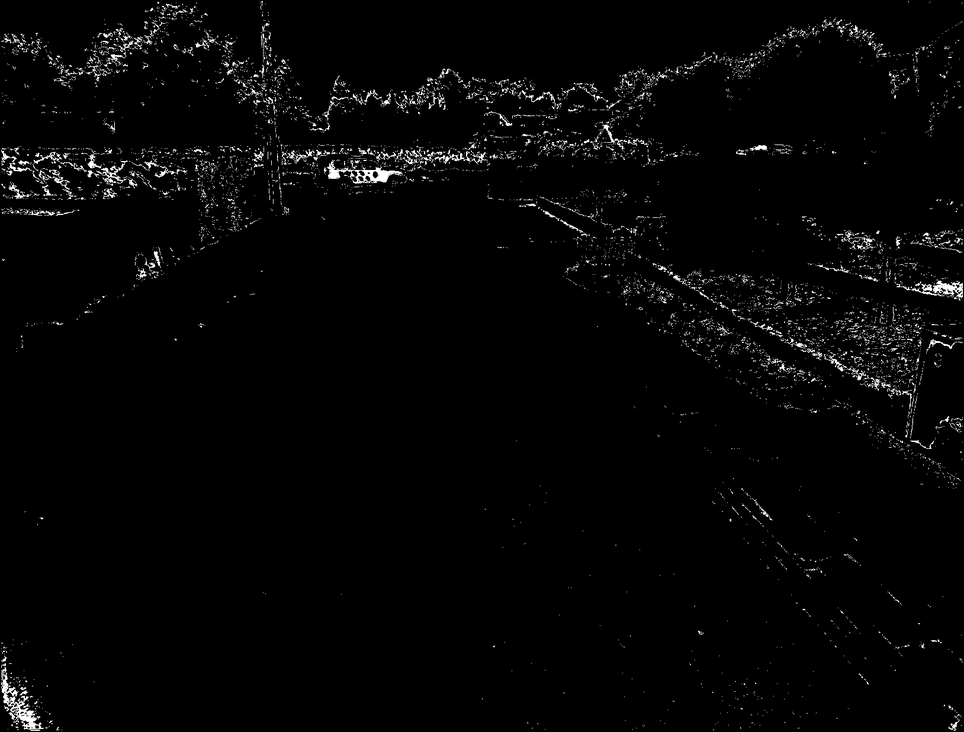
%> input picture train_split/mask/A/mask_rgb_01.001401.png, 964 x 732 px, shrunk from 1628 x 1236 before the run; its folder holds only this picture in this run
$ octave Task3.m   (GNU Octave 9; MATLAB toolbox functions it lacks are replaced by stand-ins)
%> lines starting %> are read from the running program, lines starting %| are printed output that depends on the picture
### Mejora.m
function Mejora = Mejora (struct, dirname, dirname_new)
%> called with dirname = 'test/A', dirname_new = 'test/mejora/A'

for i=1:length(struct)

Im1 = imread(fullfile([dirname],struct(i).name));
%> Im1 is the input picture: size 732x964 uint8; min 0, max 255, mean 5.3
toSplit = strsplit(struct(i).name,{'.png'});

%figure(1)
%imshow(Im1);

se1 = ones(5,5);
se2 = ones(8,8);
% Im1 = imfill(Image_mask);
% figure(2)
% imshow(Im1);

Im2 = imdilate(Im1,se1);
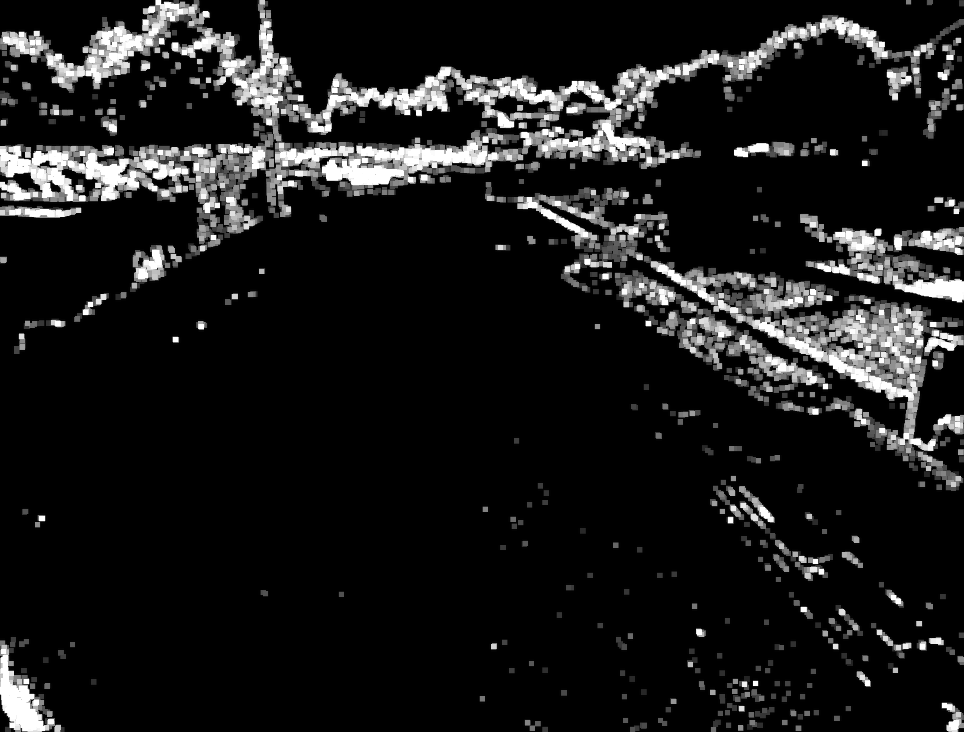
%> Im2: size 732x964 uint8; min 0, max 255, mean 26.3
%figure(2)
%imshow(Im2);

Im3 = imfill(Im2,'holes');
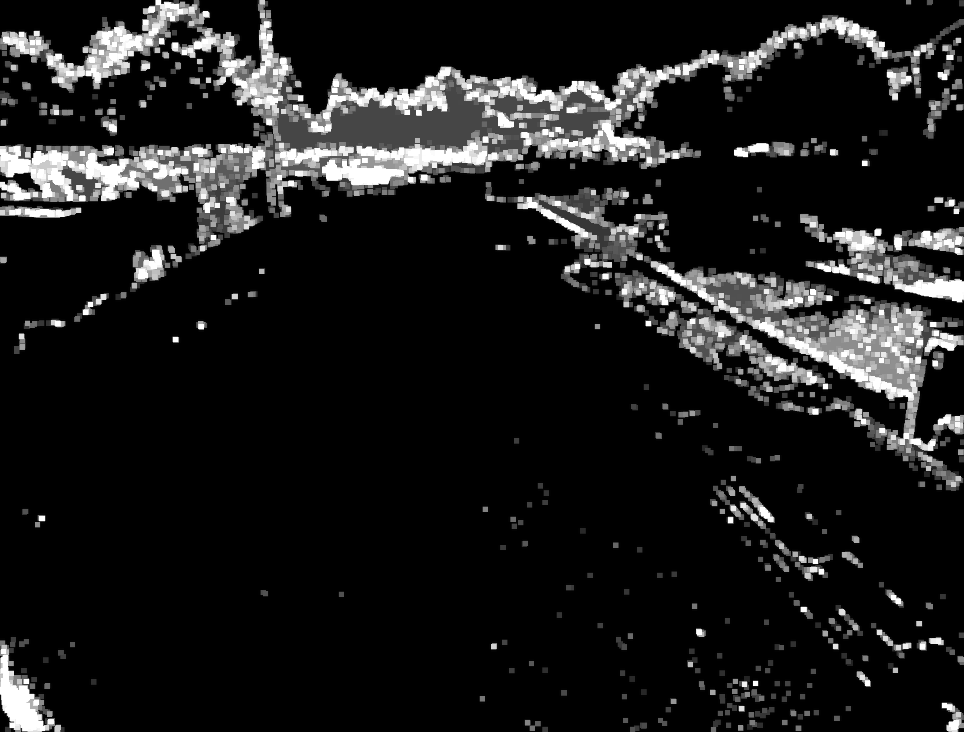
%> Im3: size 732x964 uint8; min 0, max 255, mean 27.9
%figure(3)
%imshow(Im3);

Im4 = imopen(Im3,se2);
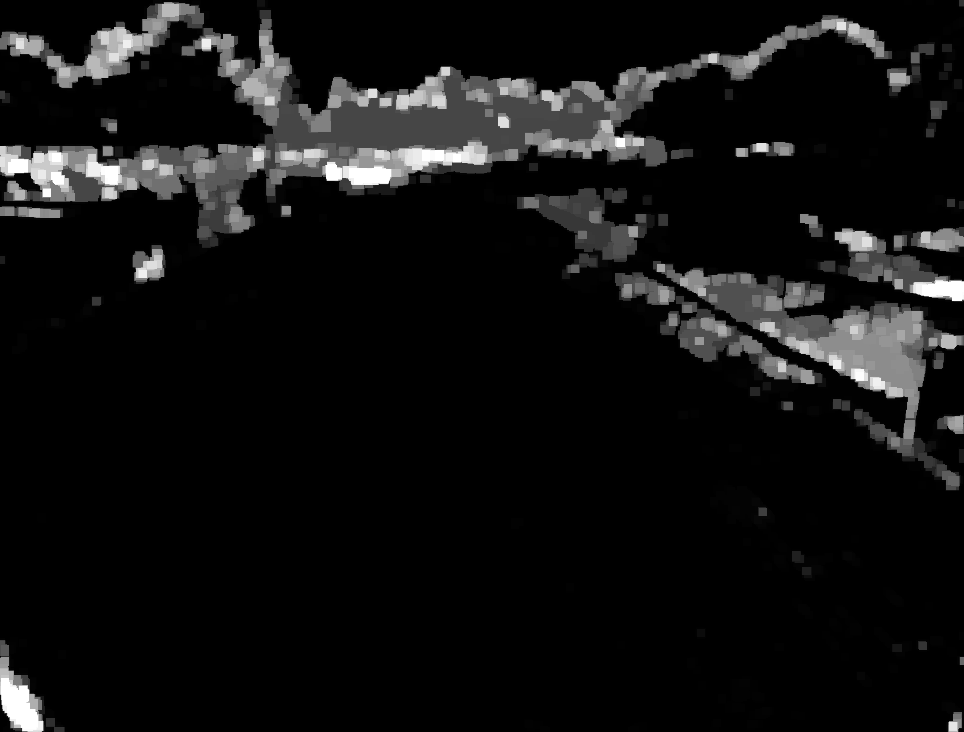
%> Im4: size 732x964 uint8; min 0, max 255, mean 17.6
%figure(4)
%imshow(Im4);

imwrite(Im4, strjoin([dirname_new '/' toSplit(1) '.png'],''));

end
% [7 lines of commented-out code are left out]

### Task3.m
%BW2 = bwareaopen(BW,P) removes all connected components (objects) that have fewer than P pixels
%from the binary image BW, producing another binary image, BW2. The default connectivity is 8
%for two dimensions, 26 for three dimensions, and conndef(ndims(BW), 'maximal') for higher dimensions. This operation is known as an area opening.
dirname = 'test';
imagefilesA = dir(fullfile([dirname '/A'],'*.png')); % Get all .png files
imagefilesB = dir(fullfile([dirname '/B'],'*.png'))
imagefilesC = dir(fullfile([dirname '/C'],'*.png'))
imagefilesD = dir(fullfile([dirname '/D'],'*.png'))
imagefilesE = dir(fullfile([dirname '/E'],'*.png'))
imagefilesF = dir(fullfile([dirname '/F'],'*.png'))

dirname_new='test';
imagefilesmask = dir(fullfile([dirname_new],'*.png'));

dirname_new=[dirname '/mejora/A'];
[s, mess, messid] = mkdir(dirname_new);
Mejora (imagefilesA, [dirname '/A'], [dirname_new]);

dirname_new=[dirname '/mejora/B'];
[s, mess, messid] = mkdir(dirname_new);
Mejora (imagefilesB, [dirname '/B'], [dirname_new]);

dirname_new=[dirname '/mejora/C'];
[s, mess, messid] = mkdir(dirname_new);
Mejora (imagefilesC, [dirname '/C'], [dirname_new]);

dirname_new=[dirname '/mejora/D'];
[s, mess, messid] = mkdir(dirname_new);
Mejora (imagefilesD, [dirname '/D'], [dirname_new]);

dirname_new=[dirname '/mejora/E'];
[s, mess, messid] = mkdir(dirname_new);
Mejora (imagefilesE, [dirname '/E'], [dirname_new]);

dirname_new=[dirname '/mejora/F'];
[s, mess, messid] = mkdir(dirname_new);
Mejora (imagefilesF, [dirname '/F'], [dirname_new]);

% [7 lines of commented-out code are left out]

$ run again, on train_split/mask/A/mask_rgb_01.001579.png
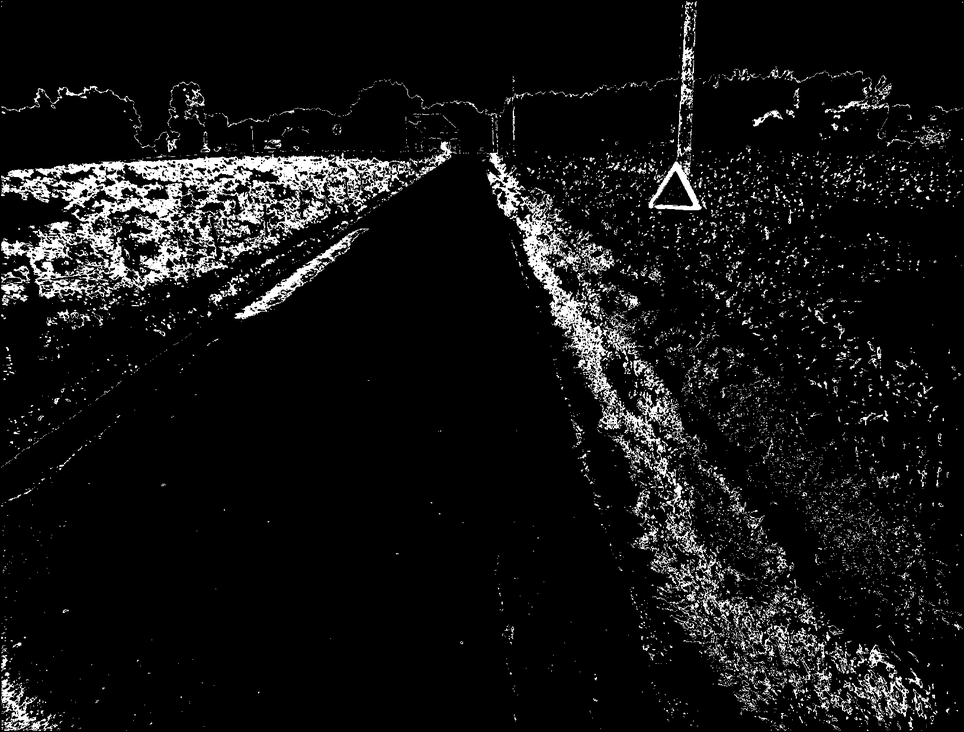
%> input picture train_split/mask/A/mask_rgb_01.001579.png, 964 x 732 px, shrunk from 1628 x 1236 before the run
%> in Mejora, Im1 is the input picture: size 732x964 uint8; min 0, max 255, mean 18.8
%> in Mejora, `Im3 = imfill(Im2,'holes');`:
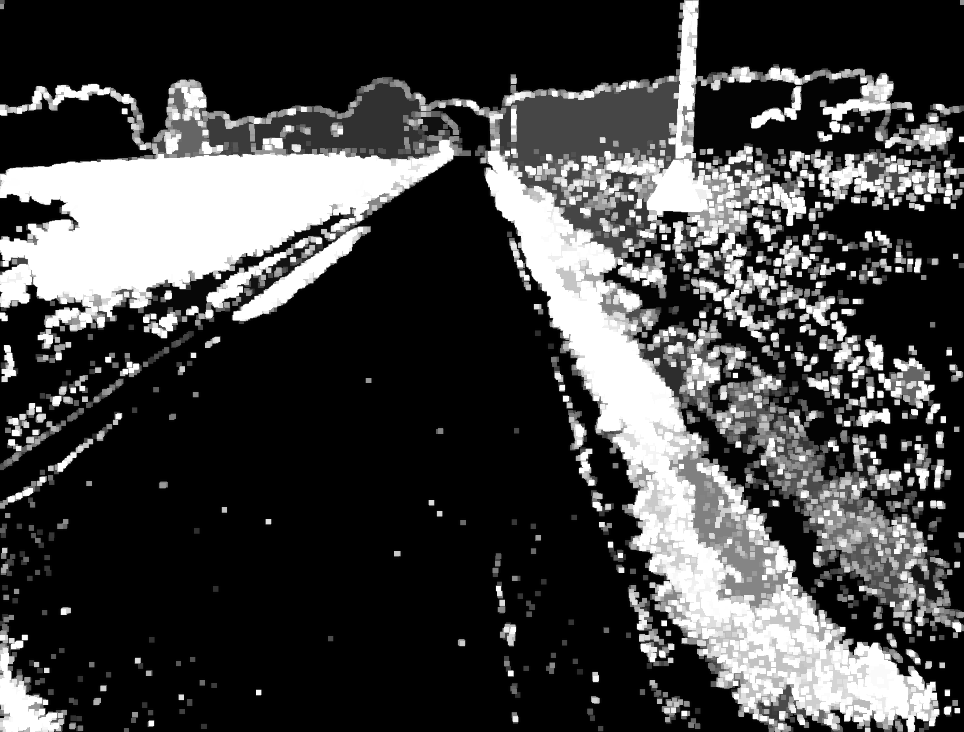
%> Im3: size 732x964 uint8; min 0, max 255, mean 66.6
%> in Mejora, `Im4 = imopen(Im3,se2);`:
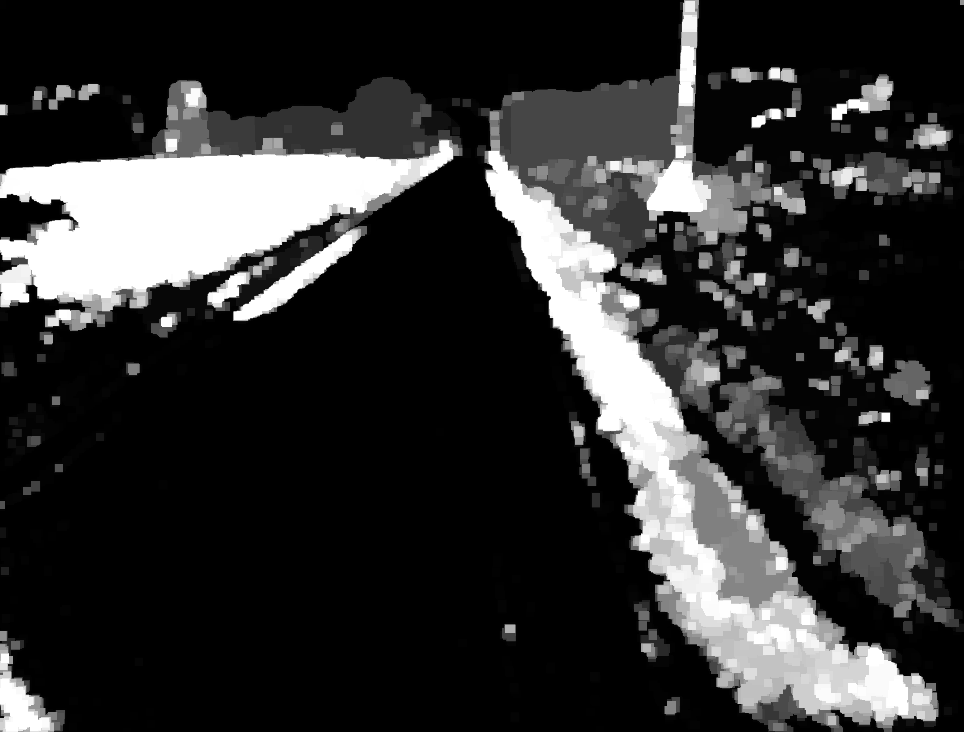
%> Im4: size 732x964 uint8; min 0, max 255, mean 50.3
